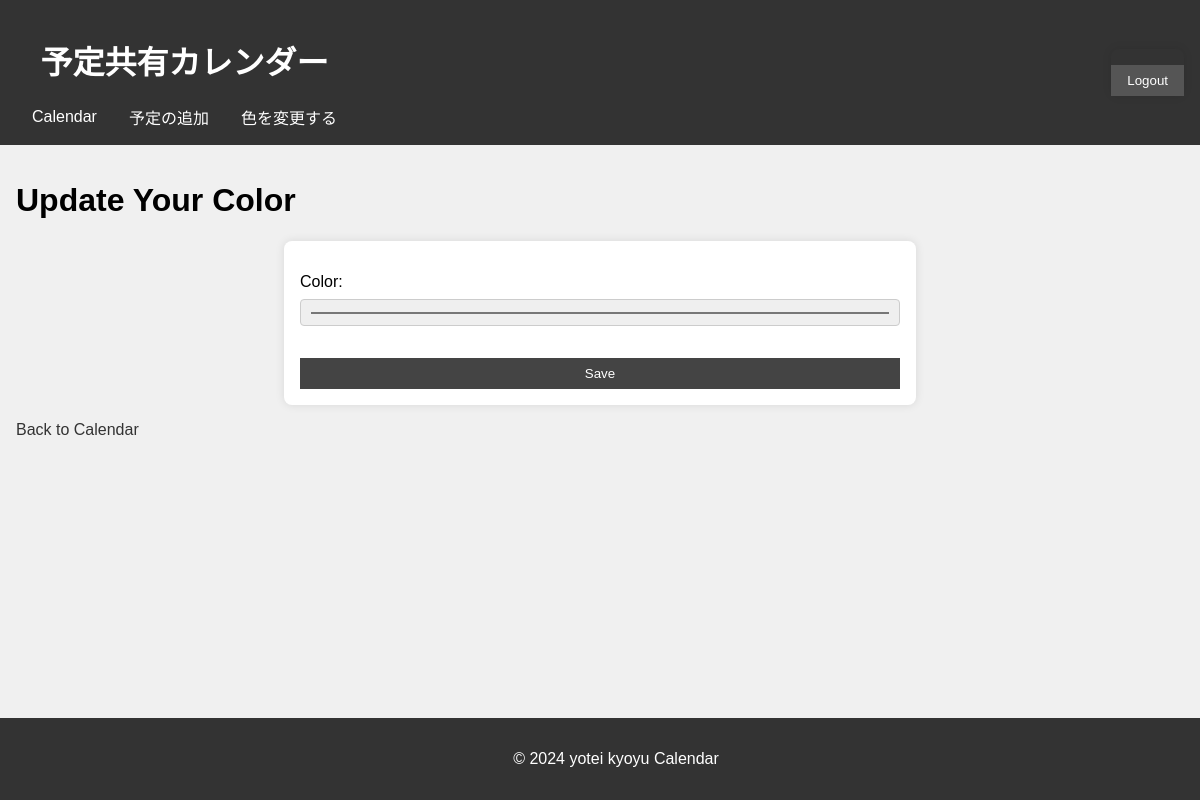
Before: /users/update_color/ (signed in) with the older database file.
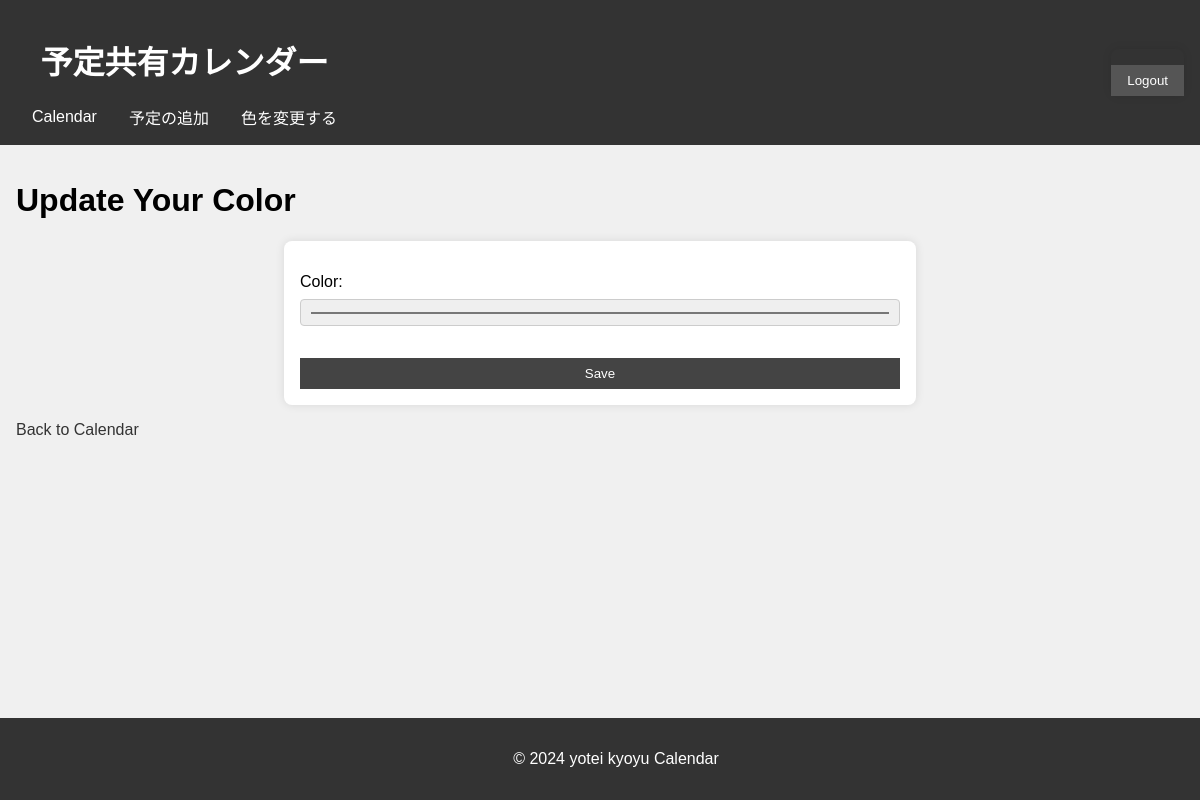
After: the same page with the newer database file.
### users/models.py (models this page shows, shortened)
class UserProfile(models.Model):
    user = models.OneToOneField(User, on_delete=models.CASCADE)
    color = models.CharField(max_length=7, default='#a8a8a8')

### users/views.py (the view)
# urls.py: path('update_color/', update_color, name='update_color'),
@login_required
def update_color(request):
    user_profile = request.user.userprofile
    if request.method == 'POST':
        form = UserProfileForm(request.POST, instance=user_profile)
        if form.is_valid():
            form.save()
            return redirect('calendar_view')  # 色を設定した後にカレンダーにリダイレクト
    else:
        form = UserProfileForm(instance=user_profile)
    return render(request, 'users/update_color.html', {'form': form})

### users/forms.py
class UserProfileForm(forms.ModelForm):
    class Meta:
        model = UserProfile
        fields = ['color']
        widgets = {
            'color': forms.TextInput(attrs={'type': 'color', 'class': 'form-control'}),
        }

### users/templates/users/update_color.html (shortened to what this page needs)
{% extends "base.html" %}
{% block content %}
    <h1>Update Your Color</h1>
    <form method="post">
        {{ form.as_p }}
        <button type="submit">Save</button>
    </form>
    <a href="{% url 'calendar_view' %}">Back to Calendar</a>
{% endblock %}

Changed rows visible on the page:
changed UserProfile: color "#ff92d9" → "#f08ea8"
